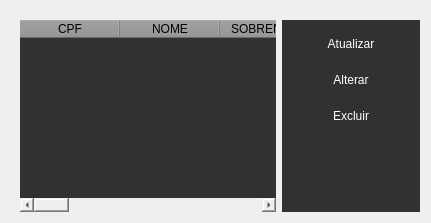
                <widget class="QWidget" name="tab_2">
                 <attribute name="title">
                  <string>Funcionários Cadastrados</string>
                 </attribute>
                 <layout class="QVBoxLayout" name="verticalLayout_8">
                  <item>
                   <widget class="QFrame" name="frame_3">
                    <property name="sizePolicy">
                     <sizepolicy hsizetype="Expanding" vsizetype="Expanding">
                      <horstretch>0</horstretch>
                      <verstretch>0</verstretch>
                     </sizepolicy>
                    </property>
                    <property name="styleSheet">
                     <string notr="true">border:None;
</string>
                    </property>
                    <property name="frameShape">
                     <enum>QFrame::StyledPanel</enum>
                    </property>
                    <property name="frameShadow">
                     <enum>QFrame::Raised</enum>
                    </property>
                    <layout class="QHBoxLayout" name="horizontalLayout_6">
                     <property name="leftMargin">
                      <number>9</number>
                     </property>
                     <property name="topMargin">
                      <number>9</number>
                     </property>
                     <property name="rightMargin">
                      <number>0</number>
                     </property>
                     <property name="bottomMargin">
                      <number>0</number>
                     </property>
                     <item>
                      <widget class="QTableWidget" name="tableWidget">
                       <property name="styleSheet">
                        <string notr="true">
QTableWidget QHeaderView::section { 
background-color: rgb(148,148,148); color: black; }

QHeaderView::section{
background-color: rgb(148,148,148);
color: black;
font: 10pt &quot;MS SHell Slg 2&quot;;
}

QTableWidget{
background-color:rgb(49, 49, 49);
color: white;
}






</string>
                       </property>
                       <column>
                        <property name="text">
                         <string>CPF</string>
                        </property>
                       </column>
                       <column>
                        <property name="text">
                         <string>NOME</string>
                        </property>
                       </column>
                       <column>
                        <property name="text">
                         <string>SOBRENOME</string>
                        </property>
                       </column>
                       <column>
                        <property name="text">
                         <string>SENHA</string>
                        </property>
                       </column>
                       <column>
                        <property name="text">
                         <string>CARGO</string>
                        </property>
                       </column>
                       <column>
                        <property name="text">
                         <string>SALÁRIO</string>
                        </property>
                       </column>
                       <column>
                        <property name="text">
                         <string>TELEFONE</string>
                        </property>
                       </column>
                       <column>
                        <property name="text">
                         <string>LOGRADOURO</string>
                        </property>
                       </column>
                       <column>
                        <property name="text">
                         <string>BAIRRO</string>
                        </property>
                       </column>
                       <column>
                        <property name="text">
                         <string>NUMERO</string>
                        </property>
                       </column>
                       <column>
                        <property name="text">
                         <string>MUNICÍPIO</string>
                        </property>
                       </column>
                       <column>
                        <property name="text">
                         <string>UF</string>
                        </property>
                       </column>
                       <column>
                        <property name="text">
                         <string>CEP</string>
                        </property>
                       </column>
                      </widget>
                     </item>
                     <item>
                      <widget class="QFrame" name="frame_8">
                       <property name="styleSheet">
                        <string notr="true">QPushButton{
color:white;
border-radius: 5px;	
background-color:rgb(49, 49, 49);
font: 11pt &quot;MS Shell Dlg 2&quot;;

}


QFrame{
background-color:rgb(49, 49, 49);
}</string>
                       </property>
                       <property name="frameShape">
                        <enum>QFrame::StyledPanel</enum>
                       </property>
                       <property name="frameShadow">
                        <enum>QFrame::Raised</enum>
                       </property>
                       <layout class="QVBoxLayout" name="verticalLayout_7">
                        <item>
                         <widget class="QPushButton" name="btnAtualizar">
                          <property name="minimumSize">
                           <size>
                            <width>120</width>
                            <height>30</height>
                           </size>
                          </property>
                          <property name="styleSheet">
                           <string notr="true">QPushButton:hover{
background-color: rgb(0, 85, 127);
}</string>
                          </property>
                          <property name="text">
                           <string>Atualizar</string>
                          </property>
                         </widget>
                        </item>
                        <item>
                         <widget class="QPushButton" name="btnAlterar">
                          <property name="minimumSize">
                           <size>
                            <width>120</width>
                            <height>30</height>
                           </size>
                          </property>
                          <property name="cursor">
                           <cursorShape>PointingHandCursor</cursorShape>
                          </property>
                          <property name="styleSheet">
                           <string notr="true">QPushButton:hover{
	background-color: rgb(206, 137, 0)
}</string>
                          </property>
                          <property name="text">
                           <string>Alterar</string>
                          </property>
                         </widget>
                        </item>
                        <item>
                         <widget class="QPushButton" name="btnExcluir">
                          <property name="minimumSize">
                           <size>
                            <width>120</width>
                            <height>30</height>
                           </size>
                          </property>
                          <property name="cursor">
                           <cursorShape>PointingHandCursor</cursorShape>
                          </property>
                          <property name="styleSheet">
                           <string notr="true">QPushButton:hover{
background-color: rgb(182, 0, 0);
}</string>
                          </property>
                          <property name="text">
                           <string>Excluir</string>
                          </property>
                         </widget>
                        </item>
                        <item>
                         <spacer name="verticalSpacer_2">
                          <property name="orientation">
                           <enum>Qt::Vertical</enum>
                          </property>
                          <property name="sizeHint" stdset="0">
                           <size>
                            <width>20</width>
                            <height>40</height>
                           </size>
                          </property>
                         </spacer>
                        </item>
                       </layout>
                      </widget>
                     </item>
                    </layout>
                   </widget>
                  </item>
                 </layout>
                </widget>
